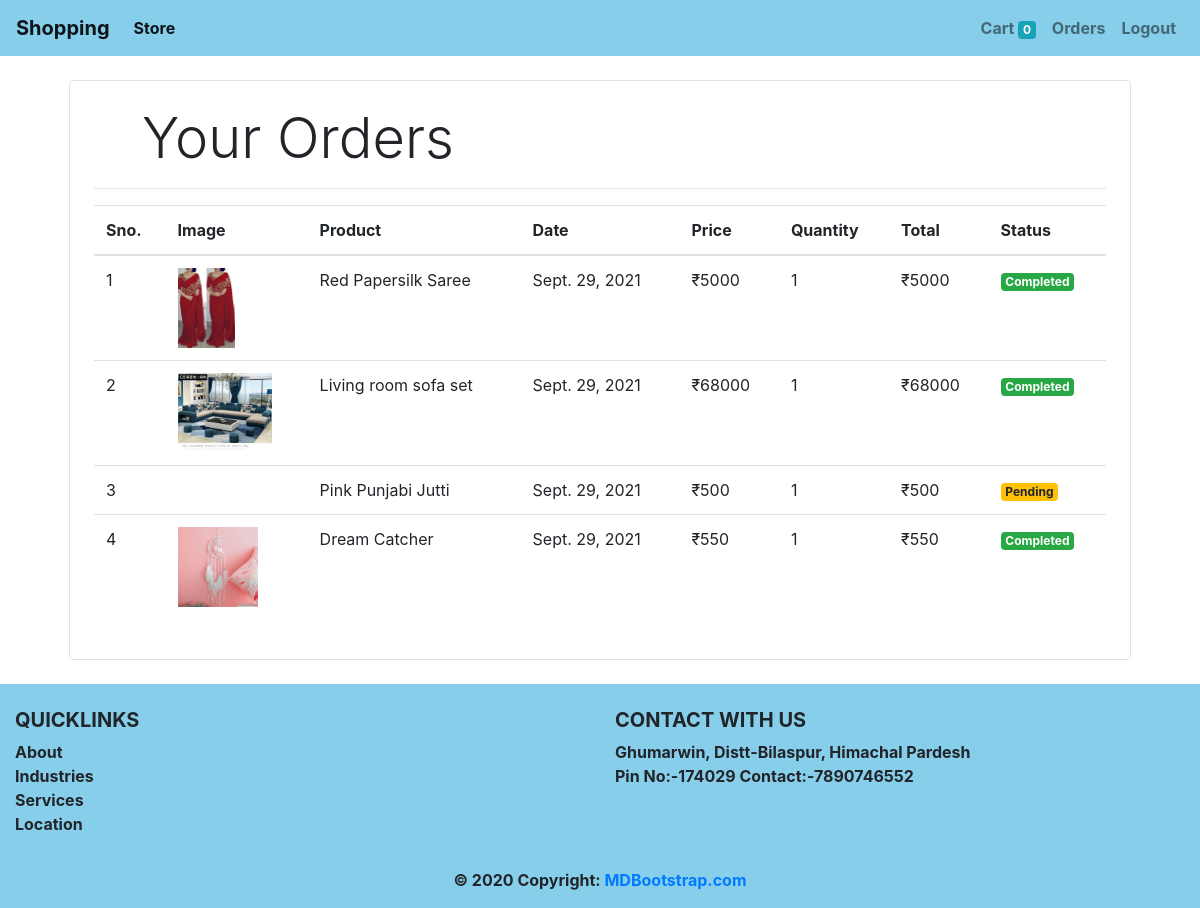
The page /orders (signed in) on the database its author committed.
### store/models/orders.py (models this page shows, shortened)
class Orders(models.Model):
    product = models.ForeignKey(Product,
                                on_delete=models.CASCADE)
    customer = models.ForeignKey(Customer,
                                 on_delete=models.CASCADE)
    quantity = models.IntegerField(default=1)
    price = models.IntegerField()
    address = models.CharField(max_length=50, default='', blank=True)
    phone = models.CharField(max_length=50, default='', blank=True)
    date = models.DateField(default=datetime.datetime.today)
    status = models.BooleanField(default=False)
    @staticmethod
    def get_orders_by_customer(customer_id):
        return Orders \
            .objects \
            .filter(customer=customer_id)\
            .order_by('-date')

### store/models/product.py (models this page shows, shortened)
class Product(models.Model):
    name = models.CharField(max_length=50)
    price = models.IntegerField(default=0)
    category = models.ForeignKey(Category, on_delete=models.CASCADE , default=1)
    description = models.CharField(max_length=200 , default='' , null=True , blank=True )
    image = models.ImageField(upload_to='uploads/products/')

### store/middlewares/auth.py (the view)
    def middleware(request):
         print(request.session.get('customer'))
         returnUrl = request.META['PATH_INFO']
         print(request.META['PATH_INFO'])
         if not request.session.get('customer'):
            return redirect(f'login?return_url={returnUrl}')
         response = get_response(request)
         return response

### store/templatetags/custom_filter.py (called while the page is built)
@register.filter(name='currency')
def currency(number):
    return "₹"+str(number)

@register.filter(name='multiply')
def multiply(number , number1):
    return number * number1

### store/views/orders.py (called while the page is built)
    def get(self , request ):
        customer = request.session.get('customer')
        orders = Orders.get_orders_by_customer(customer)
        print(orders)
        return render(request , 'orders.html' , {'orders' : orders})

### store/templates/orders.html (shortened to what this page needs)
{% extends 'base.html' %}
{% block content %}
{% load cart %}
{% load custom_filter %}
<div class="container">
    <div class="border rounded p-4 m-4 ">
        <p class="display-4 pl-4 ml-4">Your Orders</p>
        <hr>
        <table class="table">
            <thead>
            <tr>
                <th>Sno.</th>
                <th>Image</th>
                <th>Product</th>
                <th>Date</th>
                <th>Price</th>
                <th>Quantity</th>
                <th>Total</th>
                <th>Status</th>
            </thead>
            <tbody>
            {% for order in orders %}
            <tr>
                <td>{{forloop.counter}}</td>
                <td><img style="height: 80px;
                class="rounded-circle" src="{{order.product.image.url}}" alt=""></td>
                <td>{{order.product.name}}</td>
                <td>{{order.date}}</td>
                <td>{{order.price|currency}}</td>
                <td>{{order.quantity}}</td>
                <td>{{order.quantity|multiply:order.price|currency}}</td>
                {% if order.status %}
                <td><small class="badge
                badge-success">Completed</small></td>
                {% else %}
                <td><small class="badge
                badge-warning">Pending</small></td>
                {% endif %}
            </tr>
            {% endfor %}
            </tbody>
        </table>
    </div>
</div>
{% endblock %}

### rows shown on the page
Orders: product.image (picture), product.name "Red Papersilk Saree", date "Sept. 29, 2021", price "₹5000", quantity "1", quantity|multiply "₹5000", status "Completed"
Orders: product.image (picture), product.name "Living room sofa set", date "Sept. 29, 2021", price "₹68000", quantity "1", quantity|multiply "₹68000", status "Completed"
Orders: product.name "Pink Punjabi Jutti", date "Sept. 29, 2021", price "₹500", quantity "1", quantity|multiply "₹500", status "Pending"
Orders: product.image (picture), product.name "Dream Catcher", date "Sept. 29, 2021", price "₹550", quantity "1", quantity|multiply "₹550", status "Completed"

### other values the page prints
{{ request.session.cart.keys|length }} "0"
